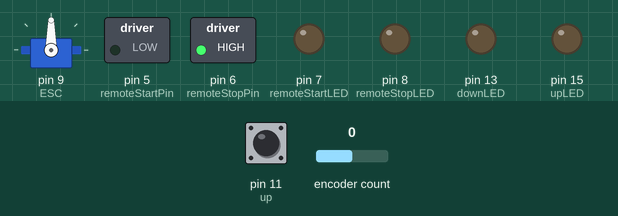
Recording of a sketch running on a simulated Arduino Uno, built with avr-gcc and run on an emulated ATmega328P. On the bench: servo, switched loads named in the sketch (green lamp = pin HIGH), output pins drawn as LEDs (lit = HIGH). The test bench sets the inputs (shaded band); at power-on: pin 11 (up) LOW, encoder count 0.

Above: at 6.2 s.
6.3 s: pin 11 (up) pulled HIGH for 0.15 s
At 6.38 s:
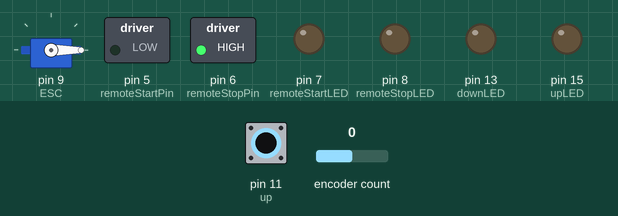
7.9 s: pin 11 (up) pulled HIGH for 3.2 s
At 12.4 s:
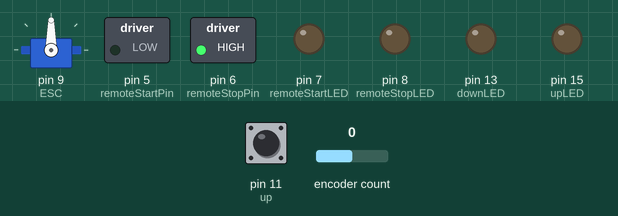
Timing chart, 0 to 13.9 s (numbered marks = the images above; inputs shaded):
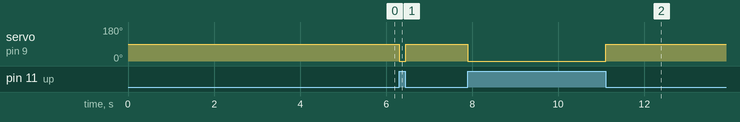

The sketch:

NewTestBench.ino
```cpp
//Winch control version 2.2
//#define DEBUG //Uncoment to print debugging information via serial


#include <Servo.h>
#include <Encoder.h>
#include <Timer.h>

Servo ESC; //Create ESC object
Encoder winchEncoder(3,2); //Create encoder object
 //Create a timer for sending status messages

enum{ //Assign integer values to each direction
  UP,
  DOWN,
  STOP
};

enum{  //Assign integer values to each state
  CHECK_BUFFER,
  CONTROL_WINCH,
  MAINTAIN
};

#define ENCODER_OPTIMIZE_INTERRUPTS
#define MAX_FORWARD 1980 //Maximum, minimum, and neutral pulse widths in microseconds
#define NEUTRAL 1534
#define MAX_REVERSE 1086
#define REV(x) 3936*x //Converts revolutions into encoder pings

//Speed constants
#define SLOW_DIST 5 //Distance in revolutions from full upright to begin changing winch speed in
#define LIFT_SPEED 0 //Speed for lifting the A-frame when finishing a profile
#define MAINTAIN_SPEED 30 //Speed for lifting the A-frame when maintaining
#define FAST_IN_SPEED 0 //Speed for returning fast AND maintaining
#define SLOW_IN_SPEED 0 //Speed for returning slow AND maintaining

//Define remote start/stop pins
#define remoteStartPin 5
#define remoteStopPin 6
#define remoteStartLED 7
#define remoteStopLED 8
#define startTime 750 //How long remote start is held HIGH in milliseconds
//Define sensor pins
#define down 10//Hall Effect sensor indicating lowered position
#define downLED 13
#define up 11 //Hall Effect sensor indicating upright position
#define upLED 15

const double RAMP_TIME = 50; //Time it takes to change speed in milliseconds
const float pi = 3.14159;
uint64_t t0 = 0; //Beginning time for speed change
int16_t speedDifference = 0; //Difference between desired and current speed
int parameters[7];
int incomingByte = 0;

int state = CHECK_BUFFER;
int header = 0;
int upperByte;
int lowerByte;
int checksum;
int buffSize = 0;
int speedOut;
int speedIn;
long long depth;
bool motorRunning = false;
bool depthReached = false;
bool halt = false;
bool returned = true;
bool dataCorrupted = false;

void setup() {
  // put your setup code here, to run once:

  //Set pin modes
  pinMode(remoteStartPin, OUTPUT);
  pinMode(remoteStopPin, OUTPUT);
  pinMode(remoteStartLED, OUTPUT);
  pinMode(remoteStopLED, OUTPUT);
  pinMode(upLED, OUTPUT);
  pinMode(downLED, OUTPUT);
  pinMode(down, INPUT);
  pinMode(up, INPUT);
  //Initialize pin states
  digitalWrite(remoteStartPin, LOW);
  digitalWrite(remoteStopPin, HIGH);
  digitalWrite(remoteStartLED, LOW);
  digitalWrite(remoteStopLED, LOW);


 ESC.attach(9, MAX_REVERSE, MAX_FORWARD); //Connect ESC with maximum and minimum puse width values
//  ESC.writeMicroseconds(MAX_FORWARD);
//  delay(4000);
//  ESC.writeMicroseconds(MAX_REVERSE);
//  delay(4000);
//   ESC.writeMicroseconds(NEUTRAL);
//  delay(6000);
  ESC.writeMicroseconds(NEUTRAL); //Start the winch in neutral
  delay(5000); //Allow ESC to receive neutral signal for proper amount of time
}

void loop() {
  if(!digitalRead(up) == false)
    ESC.writeMicroseconds(1086);
  else
    ESC.writeMicroseconds(NEUTRAL);
  delay(10);

}
```

Measured:
- after the input at 6.3 s, servo on pin 9 (ESC): 90° → 0° at once, → 90° 0.14 s later
- after the input at 7.9 s, servo on pin 9 (ESC): 90° → 0° at once, → 90° 3.2 s later
